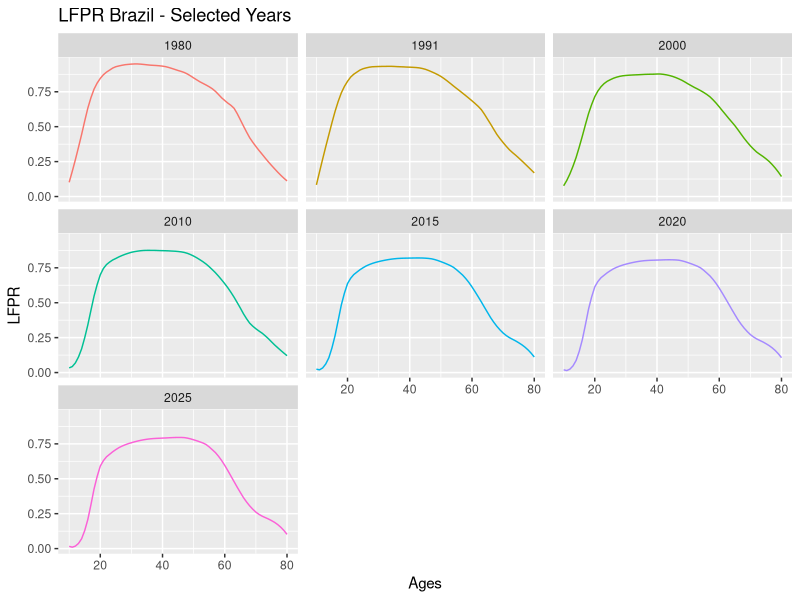
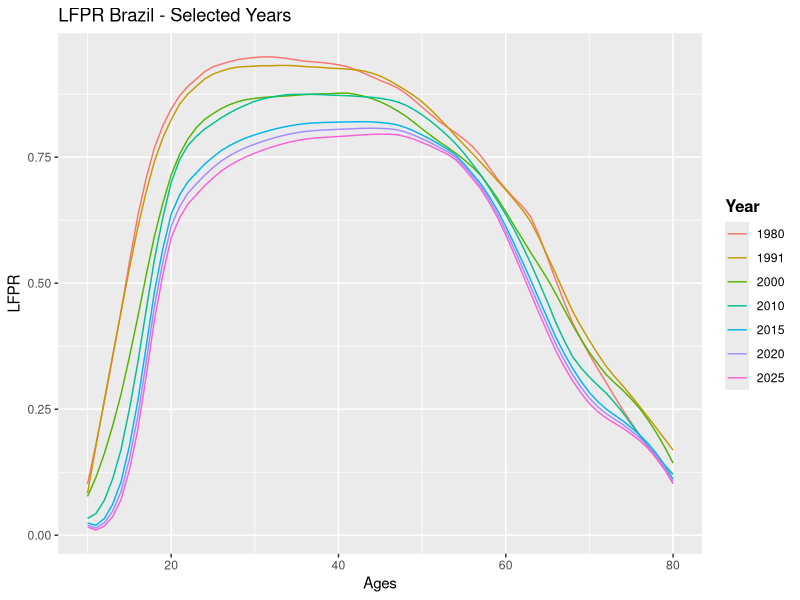
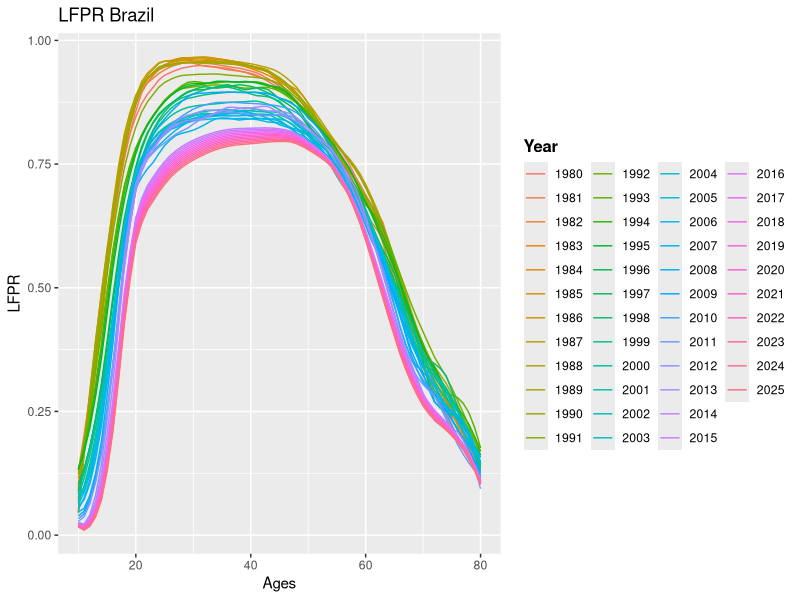
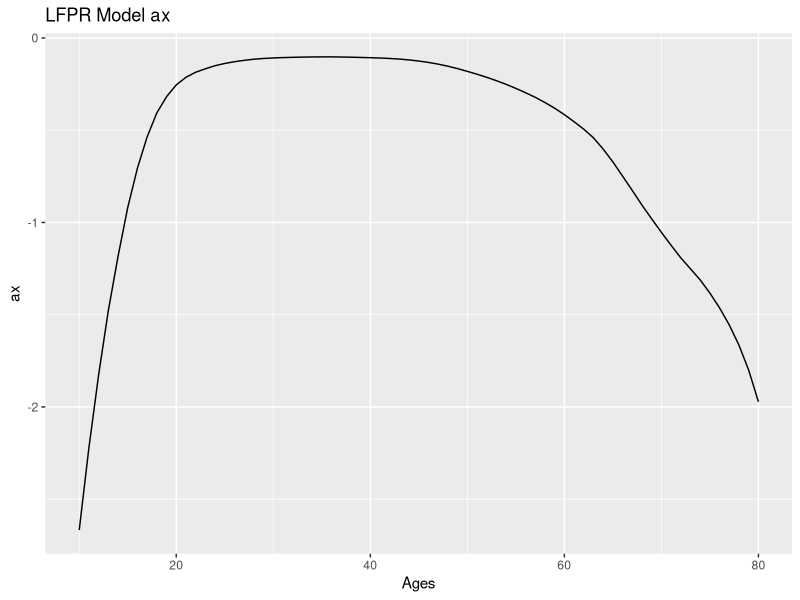
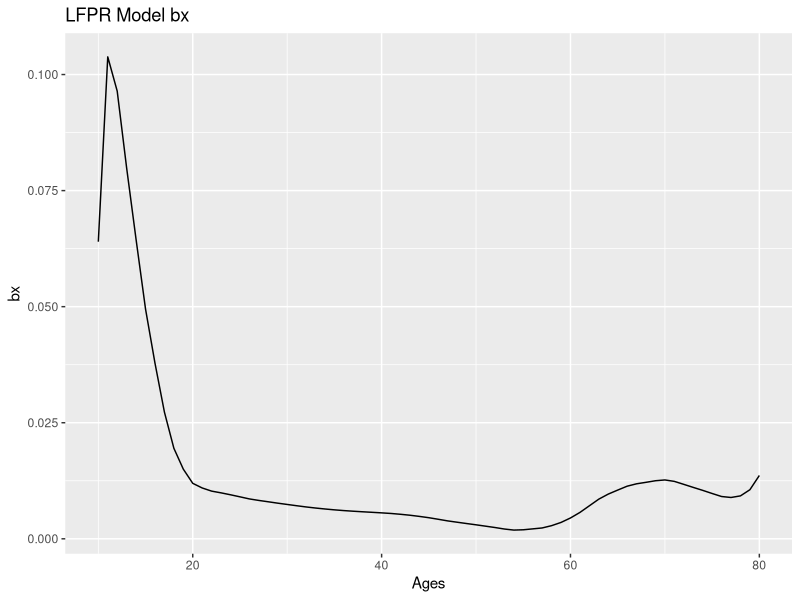
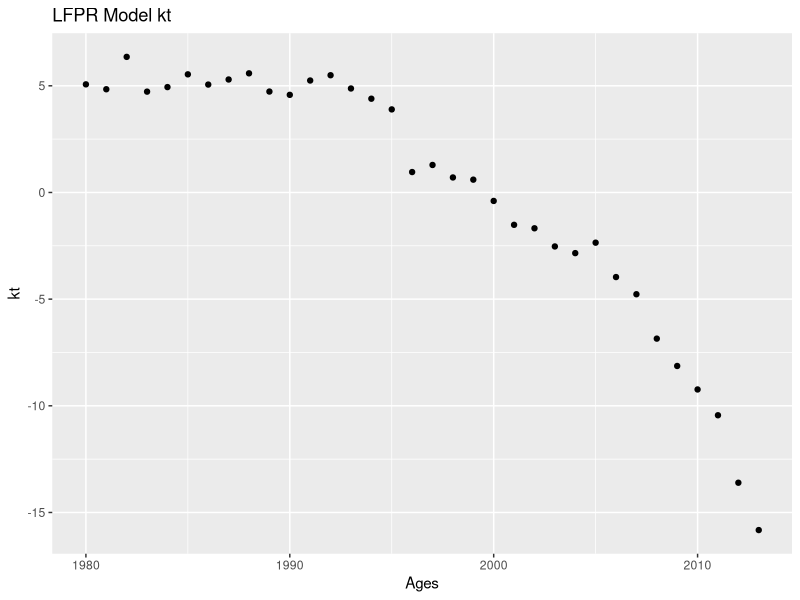
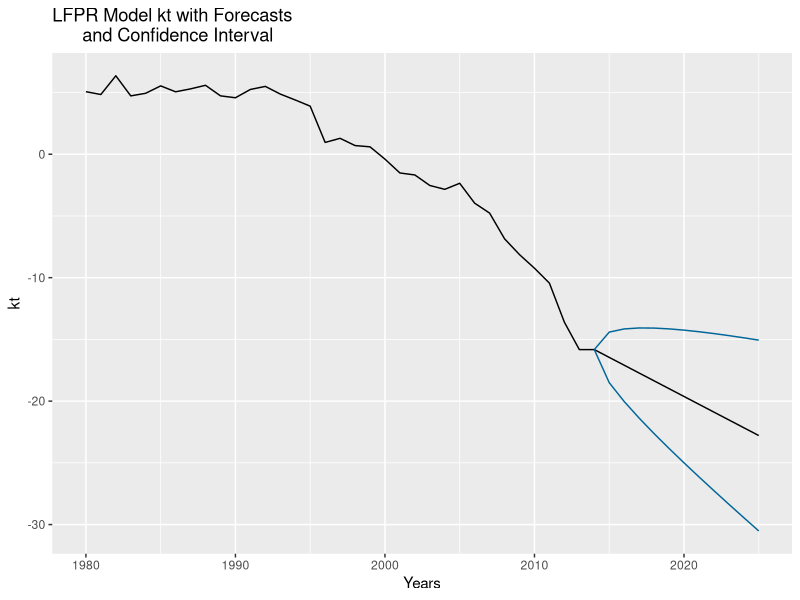

The R source for these figures, in order:
# Forecasting LFPR using the Lee-Carter Method
# Original R code by Bernardo Queiroz

# Function to estimate the parameters of the model
leecarter <- function(lfpr){
	log.lfpr <- log(lfpr)
	ax <- apply(log.lfpr, 2, mean)
	swept.lfpr <- sweep(log.lfpr, 2, ax)
	svd.lfpr <- svd(swept.lfpr)
	bx <- svd.lfpr$v[ , 1]/sum(svd.lfpr$v[ , 1])
	kt <- svd.lfpr$d[1]*svd.lfpr$u[ , 1]*sum(svd.lfpr$v[ , 1])
	result <- list(ax = ax, bx = bx, kt = kt)
	return(result)
}

# Importing file and making sure it is the required format ages x years, the file is called interpolated_rates
# setwd("~/Documents/Monografia/Labor Rates/")
# The Interpolated rates for the Years 1980, 1991, 1994, 2000, and 2010 were done in Excel
# The file interpolated_rates.csv is a file with LFPR for all years.
# Years are columns and Ages are Rows
# I believe it can be easily done with R, feel free to try.
# interpolated_files.csv can be downloaded at:
# https://github.com/mattlobo/Scripts_Thesis/blob/master/Files/interpolated_rates.csv
data <- read.csv("interpolated_rates.csv", header = F)
data <- data[ , -1]
years <- seq(1980, 2013)
f.years <- seq(2014, 2025)
ages <- seq(10, 80)

# Only transpose if the data is in the format years x ages
lfpr <- t(data)

# Fitting the Lee-Carter model
model <- leecarter(lfpr)

# Data Frame with the parameters
parameters <- data.frame(model$ax, model$bx)
kt <- model$kt

# Preparing kt for forecasting
kt.diff <- diff(kt)
summary.kt <- summary(lm(kt.diff ~ 1))
kt.drift <- summary.kt$coefficients[1,1]
sec <- summary.kt$coefficients[1,2]
see <- summary.kt$sigma

# Actually forecasting kt
h <- seq(0, 11)
kt.stderr <- ( (h*see^2) + (h*sec)^2 )^.5
kt.forecast <- tail(kt, 1) + (h * kt.drift)
kt.lo.forecast <- kt.forecast - (1.96*kt.stderr)
kt.hi.forecast <- kt.forecast + (1.96*kt.stderr)

f.lfpr <- matrix(nrow = length(kt.forecast), ncol = length(ages))
for (i in 1:length(kt.forecast)){
	f.lfpr[i, ] <- exp((model$bx * kt.forecast[i]) + model$ax)
}

f.lfpr <- t(f.lfpr)
f.lfpr <- as.data.frame(f.lfpr)

# write.csv(f.lfpr, "forecast_rates.csv")

# Preparing Plot
library(reshape2)
library(ggplot2)

colnames(data) <- years
colnames(f.lfpr) <- f.years

row.names(data) <- ages
row.names(f.lfpr) <- ages

m.data <- melt(data, value.name = "LFPR", variable.name = "Year")
mf.lfpr <- melt(f.lfpr, value.name = "LFPR", variable.name = "Year")

plot.data <- rbind(m.data, mf.lfpr)
plot.data$age <- rep(seq(10, 80), each = 1, times = 46)

plot.data.select <- subset(plot.data, Year %in% c(1980, 1991, 2000, 2010, 2015, 2020, 2025))

qplot(data = plot.data.select, x = age, y = LFPR, colour = factor(Year), geom = "line", 
  main = "LFPR Brazil - Selected Years", xlab = "Ages") + facet_wrap(~Year) + theme(legend.position = "none")

qplot(data = plot.data.select, x = age, y = LFPR, colour = factor(Year), geom = "line", 
  main = "LFPR Brazil - Selected Years", xlab = "Ages") + theme(legend.title = element_text(size = 12, face = "bold")) +
  scale_color_discrete(name = "Year")

qplot(data = plot.data, x = age, y = LFPR, colour = factor(Year), geom = "line", 
  main = "LFPR Brazil", xlab = "Ages") + guides(col = guide_legend(ncol = 4)) + 
  theme(legend.title = element_text(size = 12, face = "bold")) +
  scale_color_discrete(name = "Year")

parameters$age <- seq(10, 80)
qplot(data = parameters, x = age, y = model.ax, geom = "line", main = "LFPR Model ax", ylab = "ax", xlab = "Ages")

qplot(data = parameters, x = age, y = model.bx, geom = "line", main = "LFPR Model bx", ylab = "bx", xlab = "Ages")

plot.kt <- kt
plot.kt <- as.data.frame(plot.kt)
plot.kt$years <- seq(1980, 2013)
qplot(data = plot.kt, x = years, y = kt, main = "LFPR Model kt", ylsb = "kt", xlab = "Ages")

plot.f.kt <- c(kt, kt.forecast, kt.lo.forecast, kt.hi.forecast)
plot.f.kt <- as.data.frame(plot.f.kt)
plot.f.kt$Type <- c(rep("Forecast", times = sum(length(kt), length(kt.forecast))),
                    rep("Low", times = length(kt.lo.forecast)),
                    rep("High", times = length(kt.hi.forecast)))
plot.f.kt$Year <- c(rep(seq(1980, 2025), times = 1),
                    rep(seq(2014, 2025), times = 1),
                    rep(seq(2014, 2025), times = 1))
colnames(plot.f.kt) <- c("kt", "Type", "Year")

qplot(data = plot.f.kt, x = Year, y = kt, geom = "line", colour = Type, main = "LFPR Model kt with Forecasts 
      and Confidence Interval", xlab = "Years") +
  scale_color_manual(values=c("#000000", "#006699", "#006699")) + 
  theme(legend.position = "none")
